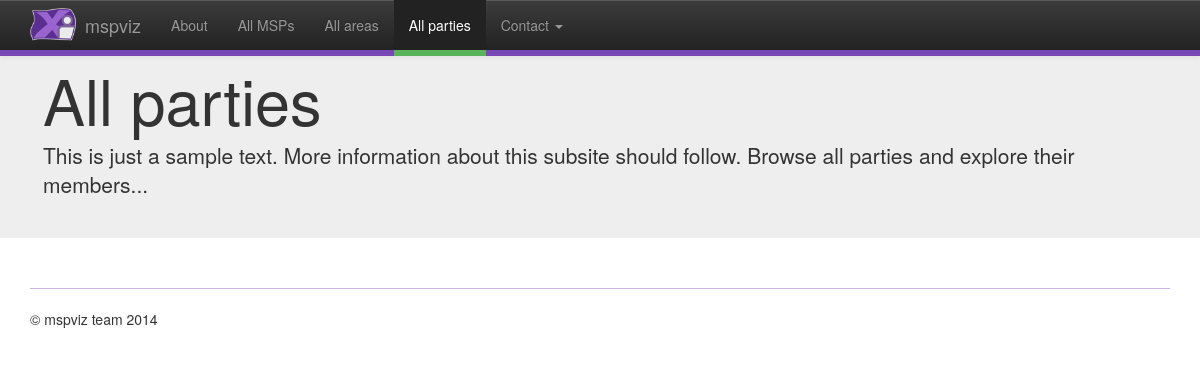
Before: /mspviz/party/3/ with the older database file.
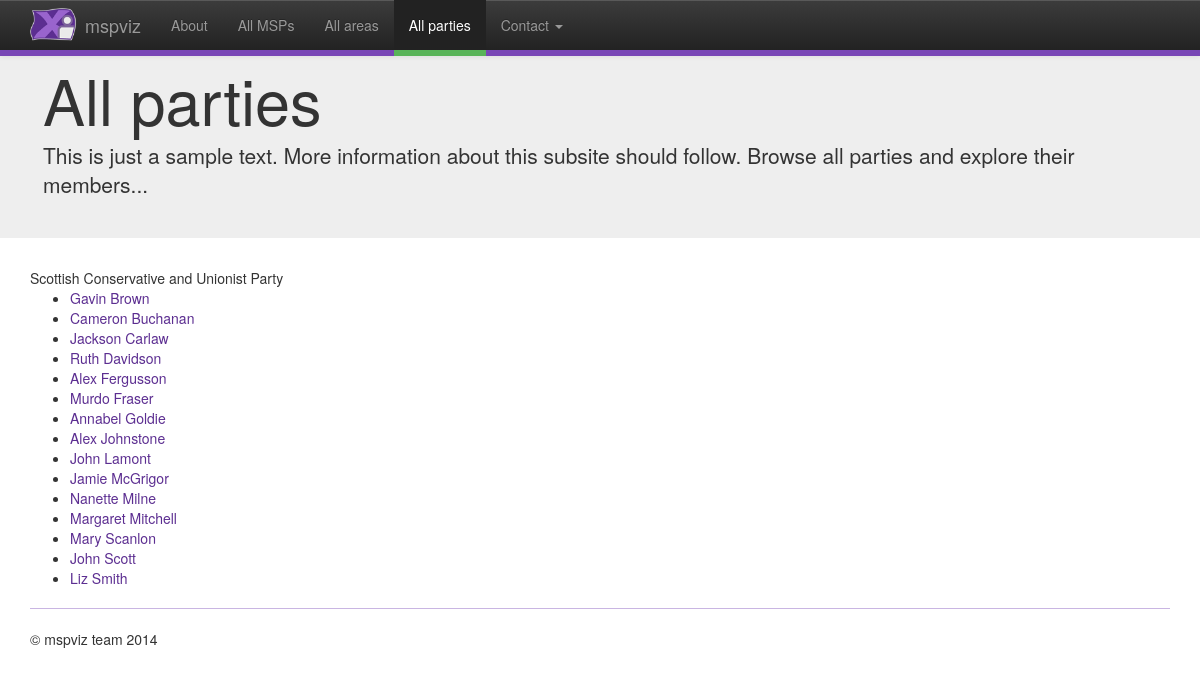
After: the same page with the newer database file.
### mspviz/models.py (models this page shows, shortened)
class Party(models.Model):
	name = models.CharField(max_length=128, unique=True)
	image = models.CharField(max_length=256)

class MSP(models.Model):
	foreignid = models.PositiveIntegerField(max_length=8, unique=True)
	district = models.ForeignKey(District)
	party = models.ForeignKey(Party)
	firstname = models.CharField(max_length=128)
	lastname = models.CharField(max_length=128)
	image = models.CharField(max_length=256)

### mspviz/views.py (the view)
# urls.py: url(r'^party/(?P<partyID>\w+)/$',views.party,name = 'party'),
def party(request,partyID):
	context = RequestContext(request)
	context_dict['activesite'] = navigation_main['listparties']
	thisParty = Party.objects.get(id = partyID)
	partyMSPs = MSP.objects.filter(party = thisParty).order_by('lastname')
	context_dict['party'] = thisParty
	context_dict['partyMSPs'] = partyMSPs
	return render_to_response('mspviz/party.html', context_dict, context)

### templates/mspviz/party.html
{% extends "mspviz/base.html" %}
{% block content %}
	{% if party %}
		{{party.name}}
		{% if partyMSPs %}
			<ul>
			{% for msp in partyMSPs %}
				<li><a href="/mspviz/msp/{{msp.foreignid}}">{{msp.firstname}} {{msp.lastname}}</a></li>
			{% endfor %}
			</ul>
		{% endif %}
	{% endif %}
{% endblock %}

Changed rows visible on the page:
now on this page (row edited): Party: name "Scottish Conservative and Unionist Party"
now on this page (row edited): MSP: firstname "Gavin", lastname "Brown"
now on this page (row edited): MSP: firstname "Cameron", lastname "Buchanan"
added MSP: firstname "Jackson", lastname "Carlaw"
added MSP: firstname "Ruth", lastname "Davidson"
added MSP: firstname "Alex", lastname "Fergusson"
added MSP: firstname "Murdo", lastname "Fraser"
added MSP: firstname "Annabel", lastname "Goldie"
added MSP: firstname "Alex", lastname "Johnstone"
now on this page (row edited): MSP: firstname "John", lastname "Lamont"
now on this page (row edited): MSP: firstname "Jamie", lastname "McGrigor"
now on this page (row edited): MSP: firstname "Nanette", lastname "Milne"
now on this page (row edited): MSP: firstname "Margaret", lastname "Mitchell"
now on this page (row edited): MSP: firstname "Mary", lastname "Scanlon"
now on this page (row edited): MSP: firstname "John", lastname "Scott"
now on this page (row edited): MSP: firstname "Liz", lastname "Smith"
